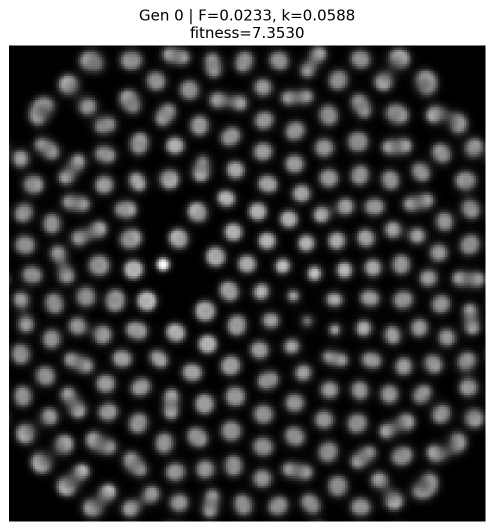
#> input picture best_gen_00.png, 988 x 1061 px (shown at 1/2 size)
$ python -i radial_profile_check.py   (imports and definitions only)
#> lines starting #> are read from the running program, lines starting #| are printed output that depends on the picture; after the words box and inside, x2 and y2 are one past the last pixel; in counts of white or black regions, pixels touching at a corner belong together
#> further down, picture is the input picture: shape (1061, 988); min 0, max 255, mean 70.3
import numpy as np
import matplotlib.pyplot as plt

N = 200
Du = 0.16
Dv = 0.08
steps = 5000
dt = 1.0
seed = 42
check_interval = 100
stability_threshold = 1e-5


# [53 lines left out: functions laplacian, initialize_grid, simulate, not called in this run]


def normalize(img: np.ndarray) -> np.ndarray:
    img_min = img.min()
#> img_min = 0
    img_max = img.max()
#> img_max = 255
    if img_max - img_min < 1e-12:
        return np.zeros_like(img)
    return (img - img_min) / (img_max - img_min)


def radial_fft_profile(img: np.ndarray, max_radius: int = 40) -> np.ndarray:
    img_n = normalize(img)
    img_zm = img_n - np.mean(img_n)

    fft2 = np.fft.fft2(img_zm)
    fft_shifted = np.fft.fftshift(fft2)
    magnitude = np.log1p(np.abs(fft_shifted))
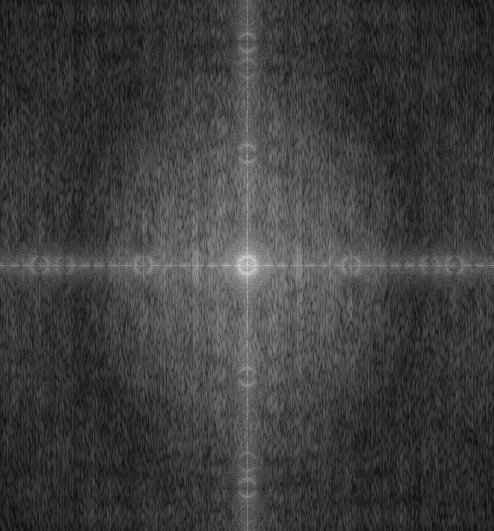
#> magnitude: shape (1061, 988) float64 (shown at 1/2 size); min 1.39e-10, max 11.22, mean 2.73; drawn with min black and max white

    h, w = magnitude.shape
#> h = 1061; w = 988
    cy, cx = h // 2, w // 2
#> cy = 530; cx = 494

    y, x = np.indices((h, w))
    r = np.sqrt((x - cx)**2 + (y - cy)**2)
    r_int = np.floor(r).astype(int)
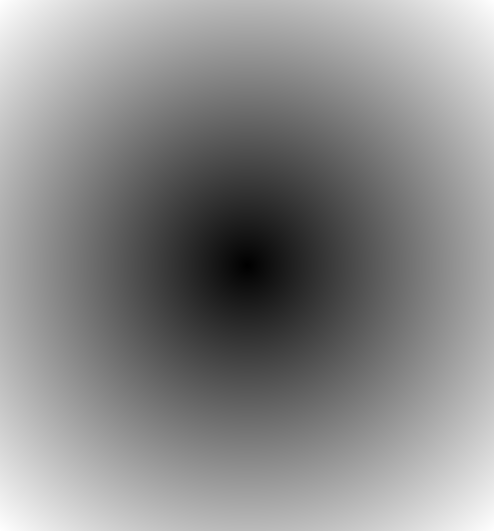
#> r: shape (1061, 988) float64 (shown at 1/2 size); min 0, max 724.5, mean 392.1; drawn with min black and max white

    profile = []
    for radius in range(max_radius):
        mask = (r_int == radius)
        profile.append(np.mean(magnitude[mask]) if np.any(mask) else 0.0)
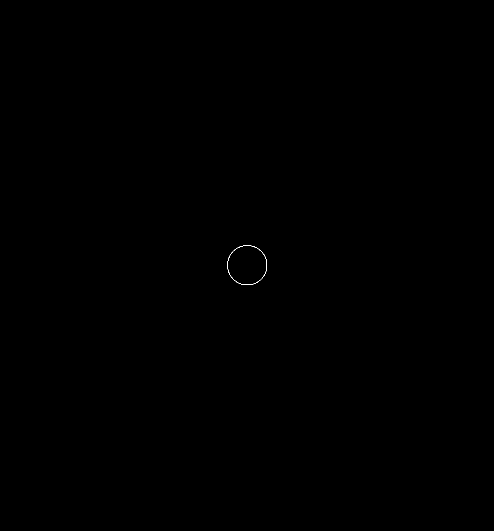
#> mask: shape (1061, 988) bool (shown at 1/2 size); 0.02% white in thin lines or dots, all inside (x1, y1, x2, y2) = (455, 491, 534, 570)
#> after the loop, profile = 40 values, max 9.8 at index 1, min 1.39e-10 at index 0, mean 7.15

    return normalize(np.array(profile))


patterns = [
    ("target", 0.0275, 0.0600),
    ("close", 0.0300, 0.0600),
    ("confuser", 0.0200, 0.0550),
    ("far", 0.0450, 0.0500),
]

# [14 lines not run here, left out]

>>> import cv2
>>> picture = cv2.imread('best_gen_00.png', cv2.IMREAD_GRAYSCALE)
>>> result = radial_fft_profile(picture)
#> result = 40 values, max 1 at index 1, min 0 at index 0, mean 0.729

$ run again, on best_gen_01.png
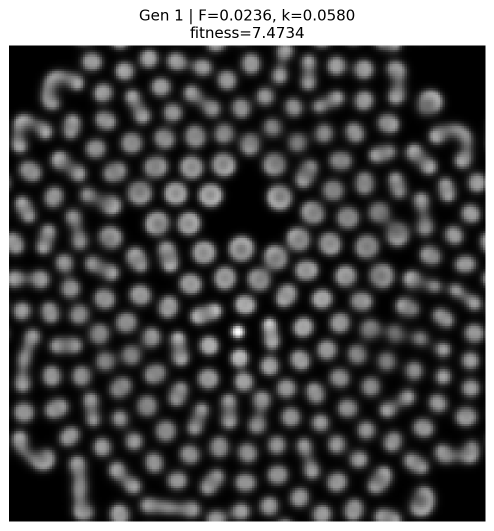
#> input picture best_gen_01.png, 988 x 1061 px (shown at 1/2 size)
#> picture is the input picture: shape (1061, 988); min 0, max 255, mean 77.5
#> img_min = 0
#> img_max = 255
#> in radial_fft_profile, `magnitude = np.log1p(np.abs(fft_shifted))`:
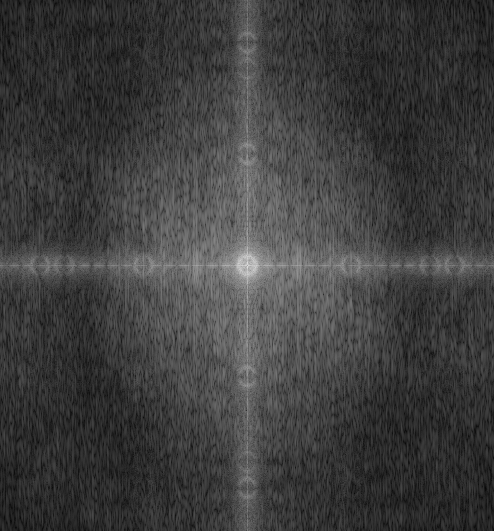
#> magnitude: shape (1061, 988) float64 (shown at 1/2 size); min 2.08e-10, max 11.2, mean 2.73; drawn with min black and max white
#> after the loop in radial_fft_profile, `for radius in range(max_radius):`: profile = 40 values, max 9.36 at index 1, min 2.08e-10 at index 0, mean 7.23
#> result = 40 values, max 1 at index 1, min 0 at index 0, mean 0.772

$ run again, on best_gen_02.png
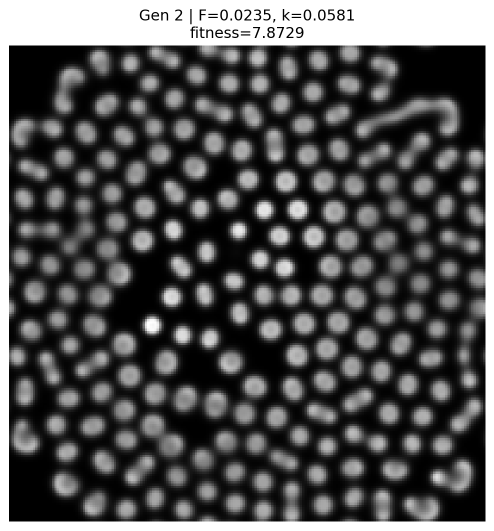
#> input picture best_gen_02.png, 988 x 1061 px (shown at 1/2 size)
#> picture is the input picture: shape (1061, 988); min 0, max 255, mean 82.8
#> img_min = 0
#> img_max = 255
#> in radial_fft_profile, `magnitude = np.log1p(np.abs(fft_shifted))`:
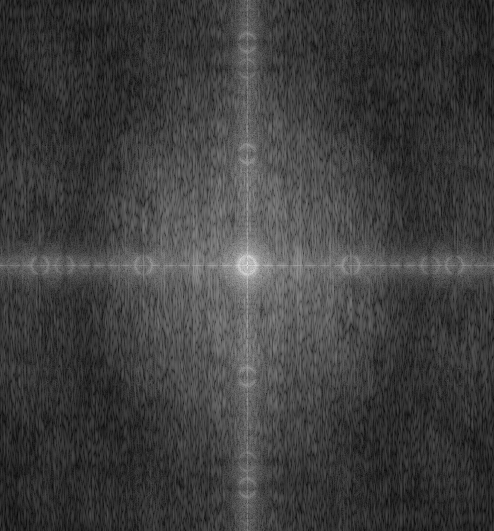
#> magnitude: shape (1061, 988) float64 (shown at 1/2 size); min 2.73e-10, max 11.14, mean 2.75; drawn with min black and max white
#> after the loop in radial_fft_profile, `for radius in range(max_radius):`: profile = 40 values, max 9.7 at index 1, min 2.73e-10 at index 0, mean 7.33
#> result = 40 values, max 1 at index 1, min 0 at index 0, mean 0.756
